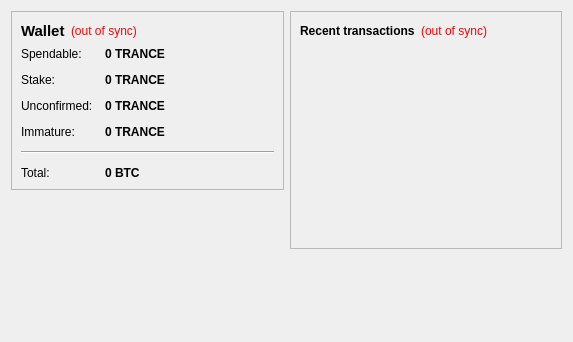
<?xml version="1.0" encoding="UTF-8"?>
<ui version="4.0">
 <class>OverviewPage</class>
 <widget class="QWidget" name="OverviewPage">
  <property name="geometry">
   <rect>
    <x>0</x>
    <y>0</y>
    <width>573</width>
    <height>342</height>
   </rect>
  </property>
  <property name="windowTitle">
   <string>Form</string>
  </property>
  <layout class="QHBoxLayout" name="horizontalLayout" stretch="1,1">
   <item>
    <layout class="QVBoxLayout" name="verticalLayout_2">
     <item>
      <widget class="QFrame" name="frame">
       <property name="frameShape">
        <enum>QFrame::StyledPanel</enum>
       </property>
       <property name="frameShadow">
        <enum>QFrame::Raised</enum>
       </property>
       <layout class="QVBoxLayout" name="verticalLayout_4">
        <item>
         <layout class="QHBoxLayout" name="horizontalLayout_4">
          <item>
           <widget class="QLabel" name="label_5">
            <property name="font">
             <font>
              <pointsize>11</pointsize>
              <weight>75</weight>
              <bold>true</bold>
             </font>
            </property>
            <property name="text">
             <string>Wallet</string>
            </property>
           </widget>
          </item>
          <item>
           <widget class="QLabel" name="labelWalletStatus">
            <property name="toolTip">
             <string>The displayed information may be out of date. Your wallet automatically synchronizes with the Trance network after a connection is established, but this process has not completed yet.</string>
            </property>
            <property name="styleSheet">
             <string notr="true">QLabel { color: red; }</string>
            </property>
            <property name="text">
             <string notr="true">(out of sync)</string>
            </property>
            <property name="alignment">
             <set>Qt::AlignLeading|Qt::AlignLeft|Qt::AlignVCenter</set>
            </property>
           </widget>
          </item>
          <item>
           <spacer name="horizontalSpacer_2">
            <property name="orientation">
             <enum>Qt::Horizontal</enum>
            </property>
            <property name="sizeHint" stdset="0">
             <size>
              <width>40</width>
              <height>20</height>
             </size>
            </property>
           </spacer>
          </item>
         </layout>
        </item>
        <item>
         <layout class="QFormLayout" name="formLayout_2">
          <property name="fieldGrowthPolicy">
           <enum>QFormLayout::AllNonFixedFieldsGrow</enum>
          </property>
          <property name="horizontalSpacing">
           <number>12</number>
          </property>
          <property name="verticalSpacing">
           <number>12</number>
          </property>
          <item row="0" column="0">
           <widget class="QLabel" name="label">
            <property name="text">
             <string>Spendable:</string>
            </property>
           </widget>
          </item>
          <item row="0" column="1">
           <widget class="QLabel" name="labelBalance">
            <property name="font">
             <font>
              <weight>75</weight>
              <bold>true</bold>
             </font>
            </property>
            <property name="cursor">
             <cursorShape>IBeamCursor</cursorShape>
            </property>
            <property name="toolTip">
             <string>Your current spendable balance</string>
            </property>
            <property name="text">
             <string notr="true">0 TRANCE</string>
            </property>
            <property name="textInteractionFlags">
             <set>Qt::LinksAccessibleByMouse|Qt::TextSelectableByKeyboard|Qt::TextSelectableByMouse</set>
            </property>
           </widget>
          </item>
          <item row="1" column="0">
           <widget class="QLabel" name="label_6">
            <property name="text">
             <string>Stake:</string>
            </property>
           </widget>
          </item>
          <item row="1" column="1">
           <widget class="QLabel" name="labelStake">
            <property name="font">
             <font>
              <weight>75</weight>
              <bold>true</bold>
             </font>
            </property>
            <property name="cursor">
             <cursorShape>IBeamCursor</cursorShape>
            </property>
            <property name="toolTip">
             <string>Total of coins that was staked, and do not yet count toward the current balance</string>
            </property>
            <property name="text">
             <string notr="true">0 TRANCE</string>
            </property>
            <property name="textInteractionFlags">
             <set>Qt::LinksAccessibleByMouse|Qt::TextSelectableByKeyboard|Qt::TextSelectableByMouse</set>
            </property>
           </widget>
          </item>
          <item row="2" column="0">
           <widget class="QLabel" name="label_3">
            <property name="text">
             <string>Unconfirmed:</string>
            </property>
           </widget>
          </item>
          <item row="2" column="1">
           <widget class="QLabel" name="labelUnconfirmed">
            <property name="font">
             <font>
              <weight>75</weight>
              <bold>true</bold>
             </font>
            </property>
            <property name="cursor">
             <cursorShape>IBeamCursor</cursorShape>
            </property>
            <property name="toolTip">
             <string>Total of transactions that have yet to be confirmed, and do not yet count toward the current balance</string>
            </property>
            <property name="text">
             <string notr="true">0 TRANCE</string>
            </property>
            <property name="textInteractionFlags">
             <set>Qt::LinksAccessibleByMouse|Qt::TextSelectableByKeyboard|Qt::TextSelectableByMouse</set>
            </property>
           </widget>
          </item>
          <item row="3" column="0">
           <widget class="QLabel" name="labelImmatureText">
            <property name="text">
             <string>Immature:</string>
            </property>
           </widget>
          </item>
          <item row="3" column="1">
           <widget class="QLabel" name="labelImmature">
            <property name="font">
             <font>
              <weight>75</weight>
              <bold>true</bold>
             </font>
            </property>
            <property name="toolTip">
             <string>Mined balance that has not yet matured</string>
            </property>
            <property name="text">
             <string notr="true">0 TRANCE</string>
            </property>
            <property name="textInteractionFlags">
             <set>Qt::LinksAccessibleByMouse|Qt::TextSelectableByKeyboard|Qt::TextSelectableByMouse</set>
            </property>
           </widget>
          </item>
          <item row="4" column="0" colspan="2">
           <widget class="Line" name="line">
            <property name="orientation">
             <enum>Qt::Horizontal</enum>
            </property>
           </widget>
          </item>
          <item row="5" column="0">
           <widget class="QLabel" name="labelTotalText">
            <property name="text">
             <string>Total:</string>
            </property>
           </widget>
          </item>
          <item row="5" column="1">
           <widget class="QLabel" name="labelTotal">
            <property name="font">
             <font>
              <weight>75</weight>
              <bold>true</bold>
             </font>
            </property>
            <property name="cursor">
             <cursorShape>IBeamCursor</cursorShape>
            </property>
            <property name="toolTip">
             <string>Your current total balance</string>
            </property>
            <property name="text">
             <string notr="true">0 BTC</string>
            </property>
            <property name="textInteractionFlags">
             <set>Qt::LinksAccessibleByMouse|Qt::TextSelectableByKeyboard|Qt::TextSelectableByMouse</set>
            </property>
           </widget>
          </item>
         </layout>
        </item>
       </layout>
      </widget>
     </item>
     <item>
      <spacer name="verticalSpacer">
       <property name="orientation">
        <enum>Qt::Vertical</enum>
       </property>
       <property name="sizeHint" stdset="0">
        <size>
         <width>20</width>
         <height>40</height>
        </size>
       </property>
      </spacer>
     </item>
    </layout>
   </item>
   <item>
    <layout class="QVBoxLayout" name="verticalLayout_3">
     <item>
      <widget class="QFrame" name="frame_2">
       <property name="frameShape">
        <enum>QFrame::StyledPanel</enum>
       </property>
       <property name="frameShadow">
        <enum>QFrame::Raised</enum>
       </property>
       <layout class="QVBoxLayout" name="verticalLayout">
        <item>
         <layout class="QHBoxLayout" name="horizontalLayout_2">
          <item>
           <widget class="QLabel" name="label_4">
            <property name="text">
             <string>&lt;b&gt;Recent transactions&lt;/b&gt;</string>
            </property>
           </widget>
          </item>
          <item>
           <widget class="QLabel" name="labelTransactionsStatus">
            <property name="toolTip">
             <string>The displayed information may be out of date. Your wallet automatically synchronizes with the Trance network after a connection is established, but this process has not completed yet.</string>
            </property>
            <property name="styleSheet">
             <string notr="true">QLabel { color: red; }</string>
            </property>
            <property name="text">
             <string notr="true">(out of sync)</string>
            </property>
            <property name="alignment">
             <set>Qt::AlignRight|Qt::AlignTrailing|Qt::AlignVCenter</set>
            </property>
           </widget>
          </item>
          <item>
           <spacer name="horizontalSpacer">
            <property name="orientation">
             <enum>Qt::Horizontal</enum>
            </property>
            <property name="sizeHint" stdset="0">
             <size>
              <width>40</width>
              <height>20</height>
             </size>
            </property>
           </spacer>
          </item>
         </layout>
        </item>
        <item>
         <widget class="QListView" name="listTransactions">
          <property name="styleSheet">
           <string notr="true">QListView { background: transparent; }</string>
          </property>
          <property name="frameShape">
           <enum>QFrame::NoFrame</enum>
          </property>
          <property name="verticalScrollBarPolicy">
           <enum>Qt::ScrollBarAlwaysOff</enum>
          </property>
          <property name="horizontalScrollBarPolicy">
           <enum>Qt::ScrollBarAlwaysOff</enum>
          </property>
          <property name="selectionMode">
           <enum>QAbstractItemView::NoSelection</enum>
          </property>
         </widget>
        </item>
       </layout>
      </widget>
     </item>
     <item>
      <spacer name="verticalSpacer_2">
       <property name="orientation">
        <enum>Qt::Vertical</enum>
       </property>
       <property name="sizeHint" stdset="0">
        <size>
         <width>20</width>
         <height>40</height>
        </size>
       </property>
      </spacer>
     </item>
    </layout>
   </item>
  </layout>
 </widget>
 <resources/>
 <connections/>
</ui>
